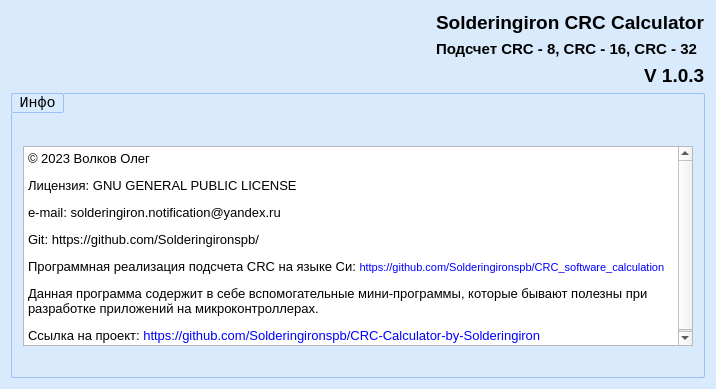
<?xml version="1.0" encoding="UTF-8"?>
<ui version="4.0">
 <class>About</class>
 <widget class="QDialog" name="About">
  <property name="windowModality">
   <enum>Qt::NonModal</enum>
  </property>
  <property name="geometry">
   <rect>
    <x>0</x>
    <y>0</y>
    <width>716</width>
    <height>389</height>
   </rect>
  </property>
  <property name="sizePolicy">
   <sizepolicy hsizetype="Minimum" vsizetype="Minimum">
    <horstretch>0</horstretch>
    <verstretch>0</verstretch>
   </sizepolicy>
  </property>
  <property name="minimumSize">
   <size>
    <width>0</width>
    <height>0</height>
   </size>
  </property>
  <property name="maximumSize">
   <size>
    <width>6666</width>
    <height>6666</height>
   </size>
  </property>
  <property name="contextMenuPolicy">
   <enum>Qt::NoContextMenu</enum>
  </property>
  <property name="windowTitle">
   <string>О программе</string>
  </property>
  <property name="styleSheet">
   <string notr="true">QDialog{
background-color: rgb(217, 234, 252);}</string>
  </property>
  <layout class="QVBoxLayout" name="verticalLayout_4">
   <item>
    <layout class="QHBoxLayout" name="horizontalLayout_3">
     <item>
      <spacer name="horizontalSpacer_2">
       <property name="orientation">
        <enum>Qt::Horizontal</enum>
       </property>
       <property name="sizeHint" stdset="0">
        <size>
         <width>40</width>
         <height>20</height>
        </size>
       </property>
      </spacer>
     </item>
     <item>
      <layout class="QVBoxLayout" name="verticalLayout_2">
       <item>
        <layout class="QHBoxLayout" name="horizontalLayout_2">
         <item>
          <spacer name="horizontalSpacer_3">
           <property name="orientation">
            <enum>Qt::Horizontal</enum>
           </property>
           <property name="sizeHint" stdset="0">
            <size>
             <width>40</width>
             <height>20</height>
            </size>
           </property>
          </spacer>
         </item>
         <item>
          <layout class="QVBoxLayout" name="verticalLayout">
           <item>
            <widget class="QLabel" name="label">
             <property name="font">
              <font>
               <pointsize>14</pointsize>
               <weight>75</weight>
               <bold>true</bold>
              </font>
             </property>
             <property name="text">
              <string>Solderingiron CRC Calculator</string>
             </property>
            </widget>
           </item>
           <item>
            <widget class="QLabel" name="label_2">
             <property name="font">
              <font>
               <pointsize>11</pointsize>
               <weight>75</weight>
               <bold>true</bold>
              </font>
             </property>
             <property name="text">
              <string>Подсчет CRC - 8, CRC - 16, CRC - 32</string>
             </property>
            </widget>
           </item>
          </layout>
         </item>
        </layout>
       </item>
       <item>
        <layout class="QHBoxLayout" name="horizontalLayout">
         <item>
          <spacer name="horizontalSpacer">
           <property name="orientation">
            <enum>Qt::Horizontal</enum>
           </property>
           <property name="sizeHint" stdset="0">
            <size>
             <width>40</width>
             <height>20</height>
            </size>
           </property>
          </spacer>
         </item>
         <item>
          <widget class="QLabel" name="label_3">
           <property name="font">
            <font>
             <pointsize>14</pointsize>
             <weight>75</weight>
             <bold>true</bold>
            </font>
           </property>
           <property name="text">
            <string>V 1.0.3</string>
           </property>
          </widget>
         </item>
        </layout>
       </item>
      </layout>
     </item>
    </layout>
   </item>
   <item>
    <widget class="QGroupBox" name="groupBox">
     <property name="sizePolicy">
      <sizepolicy hsizetype="Expanding" vsizetype="Preferred">
       <horstretch>0</horstretch>
       <verstretch>0</verstretch>
      </sizepolicy>
     </property>
     <property name="minimumSize">
      <size>
       <width>0</width>
       <height>200</height>
      </size>
     </property>
     <property name="maximumSize">
      <size>
       <width>16777215</width>
       <height>16777215</height>
      </size>
     </property>
     <property name="font">
      <font>
       <family>Consolas</family>
       <pointsize>11</pointsize>
      </font>
     </property>
     <property name="styleSheet">
      <string notr="true">QGroupBox {

    border: 1px solid #97c3f3;
    border-radius: 2px;
    background-color: qlineargradient(x1: 0, y1: 0, x2: 0, y2: 1,
                                      stop: 0 #FFFFFF, stop: 1 #FFFFFF);
   
}
QGroupBox::title {
    border: 1px solid #97c3f3;
    border-radius: 2px;
    subcontrol-origin: margin;
    subcontrol-position: top left; /* position at the top center */
    padding: 0 3px;
    background-color: qlineargradient(x1: 0, y1: 0, x2: 0, y2: 1,
                                      stop: 0 #FFFFFF, stop: 1 #FFFFFF);
}
</string>
     </property>
     <property name="title">
      <string>Инфо</string>
     </property>
     <layout class="QVBoxLayout" name="verticalLayout_3">
      <item>
       <spacer name="verticalSpacer">
        <property name="orientation">
         <enum>Qt::Vertical</enum>
        </property>
        <property name="sizeType">
         <enum>QSizePolicy::Fixed</enum>
        </property>
        <property name="sizeHint" stdset="0">
         <size>
          <width>20</width>
          <height>20</height>
         </size>
        </property>
       </spacer>
      </item>
      <item>
       <widget class="QTextBrowser" name="textBrowser">
        <property name="minimumSize">
         <size>
          <width>0</width>
          <height>0</height>
         </size>
        </property>
        <property name="html">
         <string>&lt;!DOCTYPE HTML PUBLIC &quot;-//W3C//DTD HTML 4.0//EN&quot; &quot;http://www.w3.org/TR/REC-html40/strict.dtd&quot;&gt;
&lt;html&gt;&lt;head&gt;&lt;meta name=&quot;qrichtext&quot; content=&quot;1&quot; /&gt;&lt;style type=&quot;text/css&quot;&gt;
p, li { white-space: pre-wrap; }
&lt;/style&gt;&lt;/head&gt;&lt;body style=&quot; font-family:'MS Shell Dlg 2'; font-size:8.25pt; font-weight:400; font-style:normal;&quot;&gt;
&lt;p style=&quot; margin-top:12px; margin-bottom:12px; margin-left:0px; margin-right:0px; -qt-block-indent:0; text-indent:0px;&quot;&gt;&lt;span style=&quot; font-size:10pt;&quot;&gt;© 2023 Волков Олег &lt;/span&gt;&lt;/p&gt;
&lt;p style=&quot; margin-top:12px; margin-bottom:12px; margin-left:0px; margin-right:0px; -qt-block-indent:0; text-indent:0px;&quot;&gt;&lt;span style=&quot; font-size:10pt;&quot;&gt;Лицензия: GNU GENERAL PUBLIC LICENSE&lt;/span&gt;&lt;/p&gt;
&lt;p style=&quot; margin-top:12px; margin-bottom:12px; margin-left:0px; margin-right:0px; -qt-block-indent:0; text-indent:0px;&quot;&gt;&lt;span style=&quot; font-size:10pt;&quot;&gt;e-mail: solderingiron.notification@yandex.ru&lt;/span&gt;&lt;/p&gt;
&lt;p style=&quot; margin-top:12px; margin-bottom:12px; margin-left:0px; margin-right:0px; -qt-block-indent:0; text-indent:0px;&quot;&gt;&lt;span style=&quot; font-size:10pt;&quot;&gt;Git: https://github.com/Solderingironspb/&lt;/span&gt;&lt;/p&gt;
&lt;p style=&quot; margin-top:12px; margin-bottom:12px; margin-left:0px; margin-right:0px; -qt-block-indent:0; text-indent:0px;&quot;&gt;&lt;span style=&quot; font-size:10pt;&quot;&gt;Программная реализация подсчета CRC на языке Си: &lt;/span&gt;&lt;span style=&quot; color:#0000ff;&quot;&gt;https://github.com/Solderingironspb/CRC_software_calculation&lt;/span&gt;&lt;/p&gt;
&lt;p style=&quot; margin-top:12px; margin-bottom:12px; margin-left:0px; margin-right:0px; -qt-block-indent:0; text-indent:0px;&quot;&gt;&lt;span style=&quot; font-size:10pt;&quot;&gt;Данная программа содержит в себе вспомогательные мини-программы, которые бывают полезны при разработке приложений на микроконтроллерах.&lt;/span&gt;&lt;/p&gt;
&lt;p style=&quot; margin-top:12px; margin-bottom:12px; margin-left:0px; margin-right:0px; -qt-block-indent:0; text-indent:0px;&quot;&gt;&lt;span style=&quot; font-size:10pt;&quot;&gt;Ссылка на проект: &lt;/span&gt;&lt;span style=&quot; font-size:10pt; color:#0000ff;&quot;&gt;https://github.com/Solderingironspb/CRC-Calculator-by-Solderingiron&lt;/span&gt;&lt;/p&gt;&lt;/body&gt;&lt;/html&gt;</string>
        </property>
       </widget>
      </item>
      <item>
       <widget class="QLabel" name="label_9">
        <property name="text">
         <string/>
        </property>
       </widget>
      </item>
     </layout>
    </widget>
   </item>
  </layout>
 </widget>
 <resources/>
 <connections/>
</ui>
